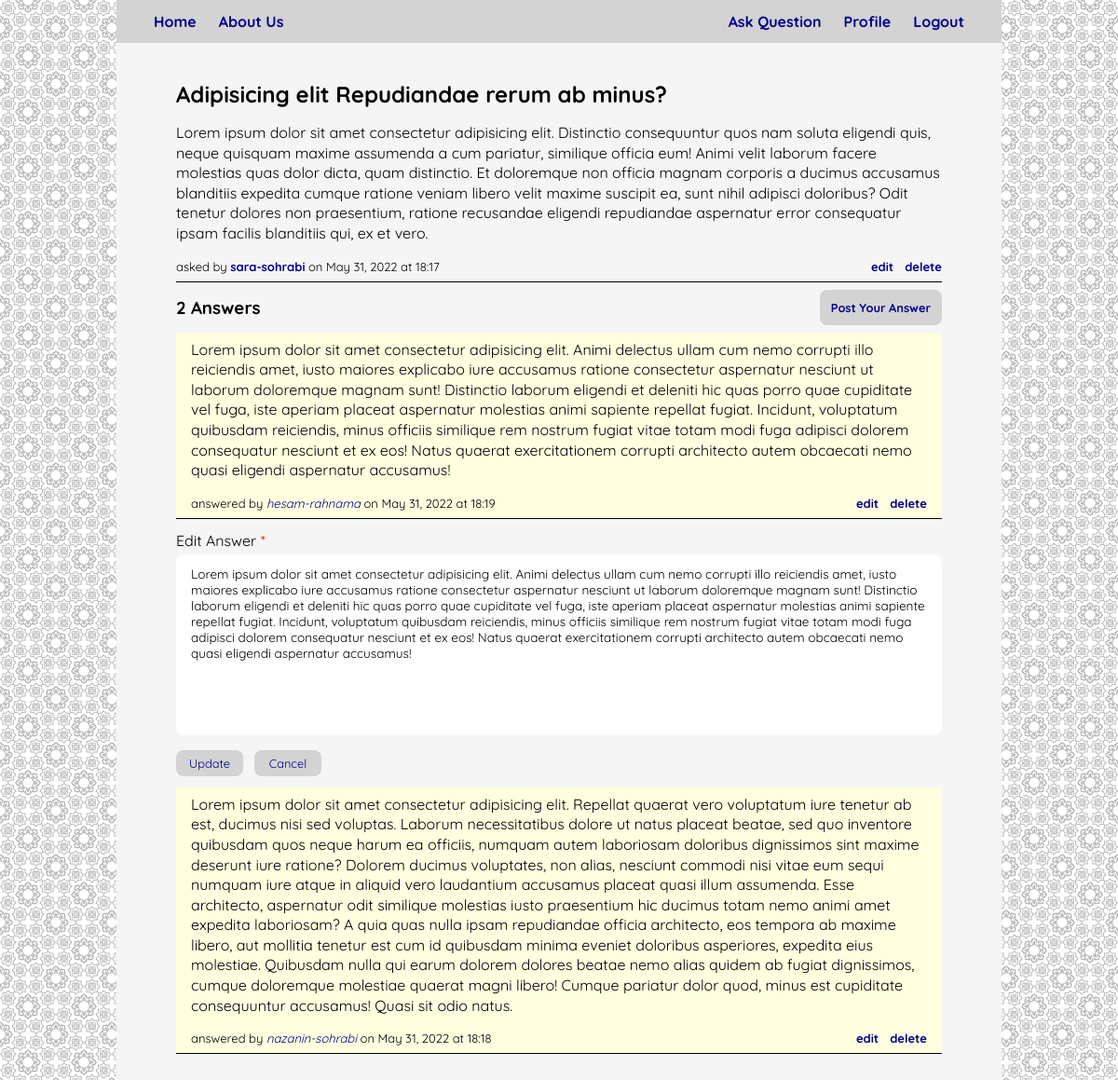
The page /question/5/answer/8/edit (signed in) on the database as committed earlier.
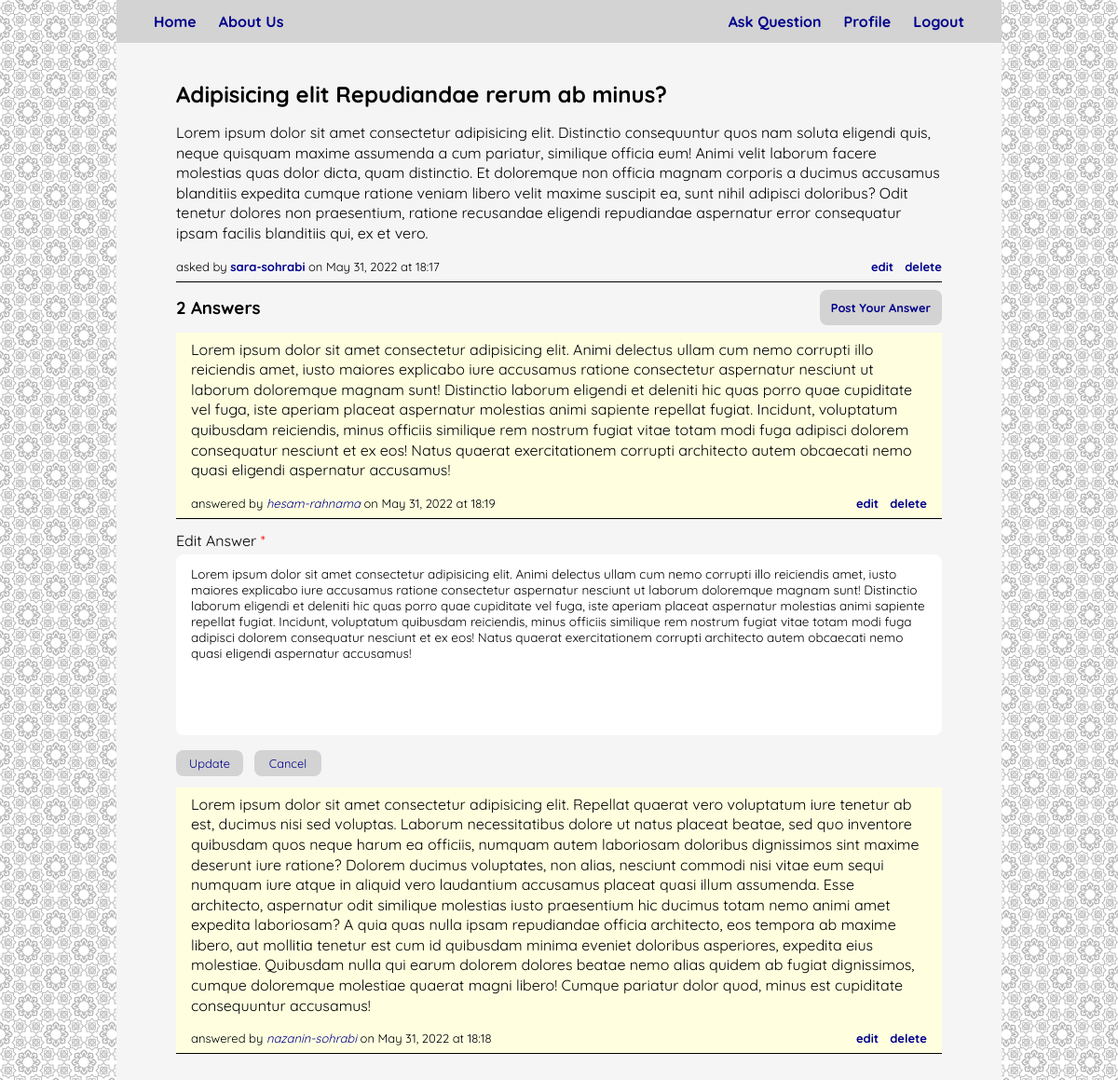
The same page on the database as committed later.
### blog/models.py (models this page shows, shortened)
class Answer(db_models.Model):
    author = db_models.ForeignKey(auth_models.User, on_delete=db_models.CASCADE)
    question = db_models.ForeignKey(Question, on_delete=db_models.CASCADE)
    body = db_models.TextField()
    published = db_models.DateTimeField(auto_now_add=True)
    updated = db_models.DateTimeField(auto_now=True)

### blog/views.py (the view, shortened to what this page needs)
# urls.py: path('question/<int:question_id>/answer/<int:answer_id>/edit', blog_views.AnswerEditView.as_view(), name='answer-edit'),
class AnswerEditView(mixins.UserPassesTestMixin, generic.UpdateView):
    model = blog_models.Answer
    template_name = 'blog/answer_edit.html'
    pk_url_kwarg = 'answer_id'
    fields = ['body']
    def get_context_data(self, **kwargs):
        context = super().get_context_data(**kwargs)
        context['answer_edit_form'] = context.pop('form')
        question = get_object_or_404(blog_models.Question, pk=self.kwargs.get('question_id'))
        answers = question.answer_set.order_by('-published').all()
        context.update({'question': question, 'answers': answers, 'answer_selected': self.get_object()})
        return context
    def test_func(self):
        answer = self.get_object()
        if self.request.user == answer.author:
            return True
        return False

### utility/templatetags/form_tags_filters.py (called while the page is built)
@register.filter(name = "label_suffix")
def set_label_suffix(field, suffix=''):
    field.field.label_suffix = suffix
    return field

@register.filter(name = "label")
def set_label(field, label='label'):
    field.label = label
    return field

### blog/templates/blog/answer_edit.html (shortened to what this page needs)
{% extends "blog/detail.html" %}
{% load form_tags_filters %}
{% block answer_edit_form %}
    {% if answer.id == answer_selected.id %}
        <form class="form" style="width: inherit; margin: 0rem; margin-bottom: 0.75rem;" id="answer-edit-form" action="{% url 'blog:answer-edit' question.id answer.id %}" method="post">
            <ul>
                {% for field in answer_edit_form %}
                    {% with field=field|label_suffix:'' %}
                        <li>
                            {% with field=field|label:'Edit Answer' %}
                                {{ field.label_tag }}
                                {{ field }}
                            {% endwith %}
                        </li>
                    {% endwith %}
                {% endfor %}
            </ul>
            <div class="form-buttons">
                <input class="button" type="submit" value="Update">
                <a href="{% url 'blog:question-detail' question.id %}" class="button" id="hide-answer-edit-form-button">Cancel</a>
            </div>
        </form>
    {% endif %}
{% endblock answer_edit_form %}

### blog/templates/blog/detail.html (shortened to what this page needs)
{% extends "project/base.html" %}
{% load form_tags_filters %}
{% block content %}
    <ul class="questions-list">
        <li class="question-card">
            <h2 class="question-title">{{ question.title }}</h2>
            <p class="question-body">{{ question.body }}</p>
            <ul class="question-info">
                <div>
                    <li>asked by <a href="{% url 'user:profile' question.author.id %}" class="question-author">{{ question.author }}</a> on {{ question.published|date:"F d, Y" }} at {{ question.published|date:"H:i" }}</li>
                </div>
                <div>
                    <li><a href="{% url 'blog:question-edit' question.id %}">edit</a></li>
                    <li><a href="{% url 'blog:question-delete' question.id %}">delete</a></li>
                </div>
            </ul>
        </li>
    </ul>
    <ul class="answers-list">
        <h3 class="answers-header">
            <div>
                {% if answers.count %}
                    {{ answers.count }} Answer{{ answers.count|pluralize }}
                {% else %}
                    0 Answers
                {% endif %}
            </div>
            {% if answer_add_form == None %}
                <div>
                    <a href="{% url 'blog:answer-add' question.id %}" class="button" id="show-answer-add-form-button">Post Your Answer</a>
                </div>
            {% endif %}
        </h3>
        {% for answer in answers %}
            <li class="answer-card">
                <p class="answer-body">{{ answer.body }}</p>
                <ul class="answer-info">
                    <div>
                        <li>answered by <a href="{% url 'user:profile' answer.author.id %}" class="answer-author">{{ answer.author.username }}</a> on {{ answer.published|date:"F d, Y" }} at {{ answer.published|date:"H:i" }}</li>
                    </div>
                    <div>
                        <li><a href="{% url 'blog:answer-edit' question.id answer.id %}">edit</a></li>
                        <li><a href="{% url 'blog:answer-delete' question.id answer.id %}">delete</a></li>
                    </div>
                </ul>
            </li>
            {% block answer_edit_form %}
            {% endblock answer_edit_form %}
        {% endfor %}
    </ul>
{% endblock content %}

Rows that differ between the two databases and show on the page:
changed Answer "nazanin-sohrabi": body "…est cupiditate consequuntur accusamus! Quasi sit odio natus." → "…est cupiditate consequuntur accusamus!"
